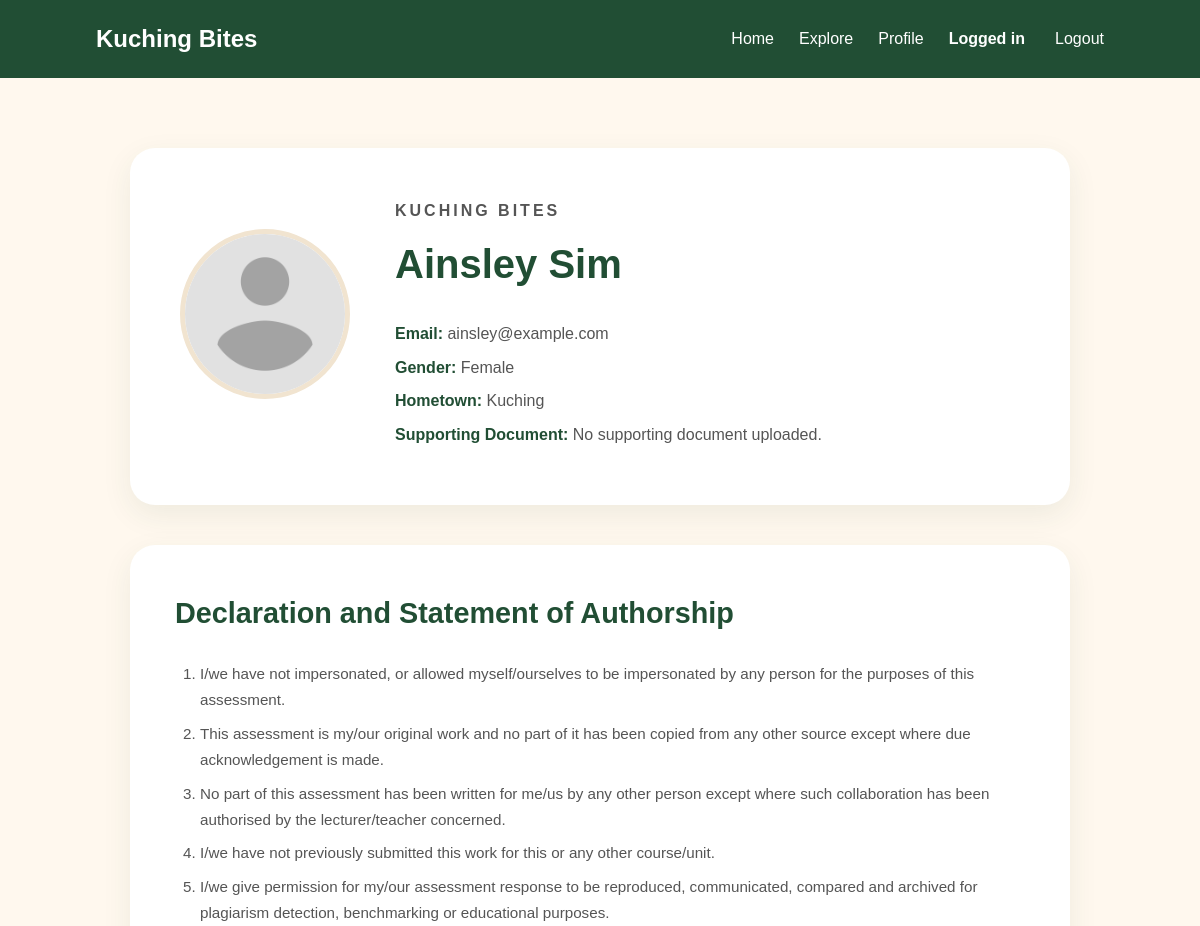
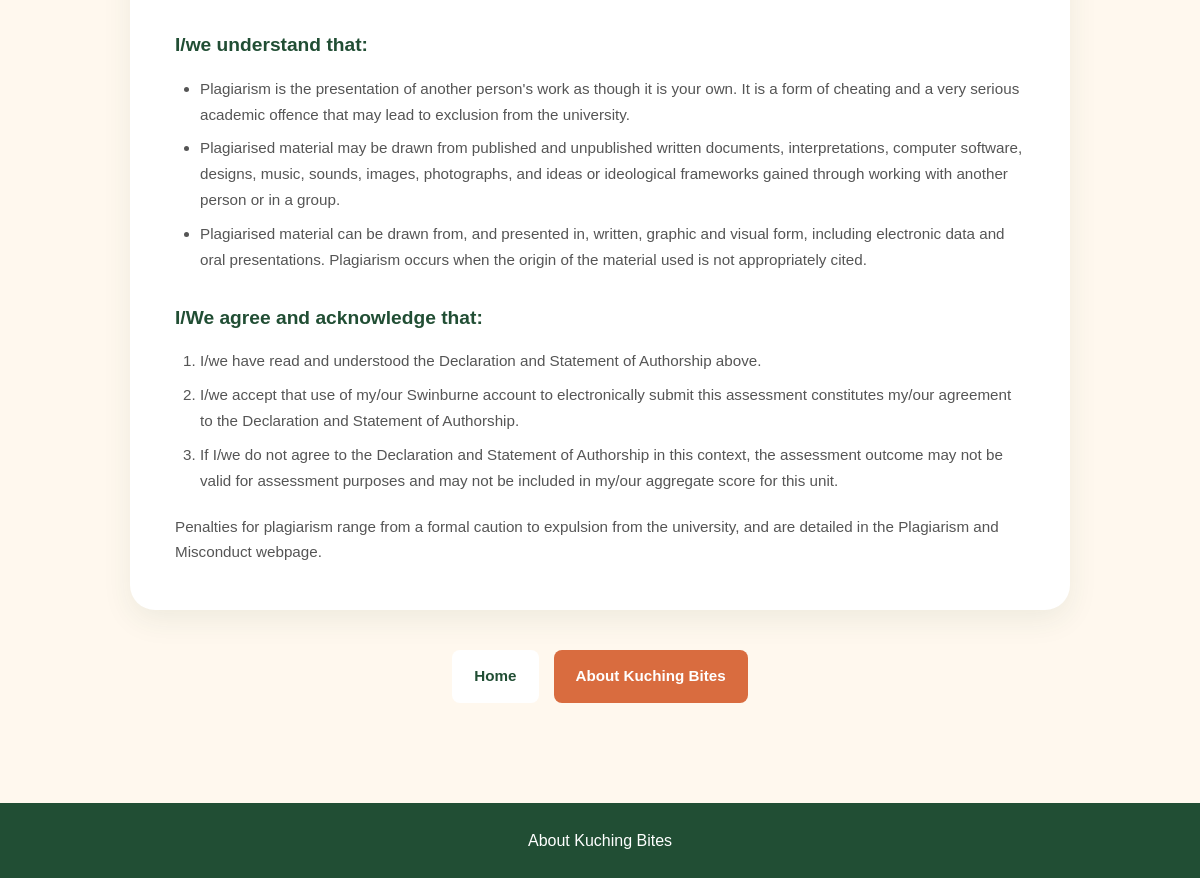
/profile.php (signed in), run on the app's committed database (2 pictures, top to bottom).
### tables this page shows
CREATE TABLE `user_table` (
  `email` varchar(50) NOT NULL,
  `first_name` varchar(50) NOT NULL,
  `last_name` varchar(50) NOT NULL,
  `dob` date DEFAULT NULL,
  `gender` varchar(6) NOT NULL,
  `hometown` varchar(50) NOT NULL,
  `profile_image` varchar(100) DEFAULT NULL,
  `supporting_document` varchar(100) DEFAULT NULL
);

### profile.php (the view, shortened to what this page needs)
<?php
require_once "db.php";
$email = $_SESSION["email"];
$sql = "SELECT first_name, last_name, email, gender, hometown,
               profile_image, supporting_document
        FROM user_table
        WHERE email = ?";
$stmt = $conn->prepare($sql);
$stmt->bind_param("s", $email);
$stmt->execute();
$result = $stmt->get_result();
$user = $result->fetch_assoc();
$name = htmlspecialchars(
    $user["first_name"] . " " . $user["last_name"],
    ENT_QUOTES,
    "UTF-8"
);
$userEmail = htmlspecialchars($user["email"], ENT_QUOTES, "UTF-8");
$gender = htmlspecialchars($user["gender"], ENT_QUOTES, "UTF-8");
$hometown = htmlspecialchars($user["hometown"], ENT_QUOTES, "UTF-8");
$profileImage = !empty($user["profile_image"])
    ? $user["profile_image"]
    : "image/defaultprofile.png";
$profileImage = htmlspecialchars(
    $profileImage,
    ENT_QUOTES,
    "UTF-8"
);
$supportingDocument = $user["supporting_document"] ?? "";
$hasSupportingDocument = (
    !empty($supportingDocument) &&
    strpos($supportingDocument, "resume/") === 0 &&
    is_file(__DIR__ . "/" . $supportingDocument)
);
$supportingDocument = htmlspecialchars(
    $supportingDocument,
    ENT_QUOTES,
    "UTF-8"
);
?>
<!DOCTYPE html>
<html lang="en">
<head>
    <link
        rel="stylesheet"
        href="style/style.css?v=1"
    >
</head>
<body>
    <header class="navbar">
        <h1 class="logo">
            Kuching Bites
        </h1>
        <nav>
            <a href="index.php">Home</a>
            <a href="main_menu.php">Explore</a>
            <a href="profile.php">Profile</a>
            <span class="nav-user">
                Logged in
            </span>
            <a href="logout.php">
                Logout
            </a>
        </nav>
    </header>
    <main>
        <section class="profile-page">
            <div class="profile-header">
                <div class="profile-photo-container">
                    <div class="profile-photo">
                        <img
                            id="profile-slideshow"
                            src="<?php echo $profileImage; ?>"
                            alt="Profile photo of <?php echo $name; ?>"
                        >
                    </div>
                </div>
                <div class="profile-information">
                    <p class="section-label">
                        KUCHING BITES
                    </p>
                    <h2>
                        <?php echo $name; ?>
                    </h2>
                    <p>
                        <strong>
                            Email:
                        </strong>
                        <?php echo $userEmail; ?>
                    </p>
                    <p>
                        <strong>
                            Gender:
                        </strong>
                        <?php echo $gender; ?>
                    </p>
                    <p>
                        <strong>
                            Hometown:
                        </strong>
                        <?php echo $hometown; ?>
                    </p>
                    <p>
                        <strong>
                            Supporting Document:
                        </strong>
                        <?php if ($hasSupportingDocument): ?>
                            <a
                                href="<?php echo $supportingDocument; ?>"
                                class="btn btn-primary"
                                target="_blank"
                                rel="noopener noreferrer"
                            >
                                View Supporting Document
                            </a>
                        <?php else: ?>
                            <span>
                                No supporting document uploaded.
                            </span>
                        <?php endif; ?>
                    </p>
                </div>
            </div>
            <section class="integrity">
                <h2>
                    Declaration and Statement of Authorship
                </h2>
                <ol>
                    <li>
                        I/we have not impersonated, or allowed myself/ourselves to be impersonated by any person for the purposes of this assessment.
                    </li>
                    <li>
                        This assessment is my/our original work and no part of it has been copied from any other source except where due acknowledgement is made.
                    </li>
                    <li>
                        No part of this assessment has been written for me/us by any other person except where such collaboration has been authorised by the lecturer/teacher concerned.
                    </li>
                    <li>
                        I/we have not previously submitted this work for this or any other course/unit.
                    </li>
                    <li>
                        I/we give permission for my/our assessment response to be reproduced, communicated, compared and archived for plagiarism detection, benchmarking or educational purposes.
                    </li>
                </ol>
                <h3>
                    I/we understand that:
                </h3>
                <ul>
                    <li>
                        Plagiarism is the presentation of another person's work as though it is your own. It is a form of cheating and a very serious academic offence that may lead to exclusion from the university.
                    </li>
                    <li>
                        Plagiarised material may be drawn from published and unpublished written documents, interpretations, computer software, designs, music, sounds, images, photographs, and ideas or ideological frameworks gained through working with another person or in a group.
                    </li>
                    <li>
                        Plagiarised material can be drawn from, and presented in, written, graphic and visual form, including electronic data and oral presentations. Plagiarism occurs when the origin of the material used is not appropriately cited.
                    </li>
                </ul>
                <h3>
                    I/We agree and acknowledge that:
                </h3>
                <ol>
                    <li>
                        I/we have read and understood the Declaration and Statement of Authorship above.
                    </li>
                    <li>
                        I/we accept that use of my/our Swinburne account to electronically submit this assessment constitutes my/our agreement to the Declaration and Statement of Authorship.
                    </li>
                    <li>
                        If I/we do not agree to the Declaration and Statement of Authorship in this context, the assessment outcome may not be valid for assessment purposes and may not be included in my/our aggregate score for this unit.
                    </li>
                </ol>
                <p>
                    Penalties for plagiarism range from a formal caution to expulsion from the university, and are detailed in the Plagiarism and Misconduct webpage.
                </p>
            </section>
            <div class="profile-links">
                <a
                    href="index.php"
                    class="btn btn-secondary"
                >
                    Home
                </a>
                <a
                    href="about.php"
                    class="btn btn-primary"
                >
                    About Kuching Bites
                </a>
            </div>
        </section>
    </main>
    <footer>
        <a href="about.php">
            About Kuching Bites
        </a>
    </footer>
</body>
</html>

### style/style.css (style rules this page uses)
* { box-sizing: border-box; margin: 0; padding: 0; }
body { font-family: Arial, sans-serif; background-color: #fff8ee; color: #242424; line-height: 1.6; min-height: 100vh; display: flex; flex-direction: column; }
main { flex: 1; }
.navbar { display: flex; justify-content: space-between; align-items: center; padding: 20px 8%; background-color: #214e34; }
.logo { color: white; font-size: 1.5rem; }
.navbar nav { display: flex; gap: 25px; }
.navbar a { color: white; text-decoration: none; }
.btn { display: inline-block; padding: 12px 24px; border-radius: 8px; text-decoration: none; font-weight: bold; transition: transform 0.25s ease, box-shadow 0.25s ease, background-color 0.25s ease; }
.btn-primary { background-color: #d96c3f; color: white; }
.btn-secondary { background-color: white; color: #214e34; }
footer { padding: 25px; text-align: center; background-color: #214e34; }
footer a { color: white; text-decoration: none; }
.profile-page { max-width: 1000px; margin: 0 auto; padding: 70px 30px 80px; }
.profile-header { background-color: white; padding: 50px; border-radius: 25px; display: flex; align-items: center; gap: 45px; margin-bottom: 40px; box-shadow: 0 10px 30px rgba(33, 78, 52, 0.08); }
.profile-photo { width: 170px; height: 170px; margin: 0 auto 25px; border-radius: 50%; overflow: hidden; border: 5px solid #f1e4d0; }
.profile-photo img { width: 100%; height: 100%; object-fit: cover; display: block; }
.profile-information { flex: 1; }
.section-label { color: #d96c3f; font-size: 0.75rem; font-weight: bold; letter-spacing: 3px; margin-bottom: 12px; }
.profile-information h2 { color: #214e34; font-size: 2.5rem; margin-bottom: 25px; }
.profile-information p { color: #555; font-size: 1rem; line-height: 1.6; margin-bottom: 8px; }
.profile-information strong { color: #214e34; }
.integrity { background-color: white; padding: 45px; border-radius: 25px; margin-bottom: 40px; box-shadow: 0 10px 30px rgba(33, 78, 52, 0.08); }
.integrity h2 { color: #214e34; font-size: 1.8rem; margin-bottom: 25px; }
.integrity h3 { color: #214e34; font-size: 1.2rem; margin-top: 30px; margin-bottom: 15px; }
.integrity ol, .integrity ul { padding-left: 25px; }
.integrity li { color: #555; font-size: 0.95rem; line-height: 1.7; margin-bottom: 8px; }
.integrity p { color: #555; font-size: 0.95rem; line-height: 1.7; margin-top: 20px; }
.profile-links { display: flex; justify-content: center; gap: 15px; flex-wrap: wrap; margin-bottom: 20px; }
.profile-links .btn { display: inline-block; padding: 14px 25px; border-radius: 8px; text-decoration: none; font-weight: bold; transition: 0.2s ease; }
.profile-links .btn-primary { background-color: #d96c3f; color: white; }
.profile-links .btn-secondary { background-color: white; color: #214e34; border: 1px solid #e5e5e5; }
.profile-links { display: flex; justify-content: center; align-items: center; gap: 15px; margin-top: 30px; }
.profile-links .btn { display: inline-block; padding: 14px 22px; border-radius: 8px; font-size: 0.95rem; font-weight: bold; text-decoration: none; cursor: pointer; box-sizing: border-box; }
.profile-links .btn-primary { background-color: #d96c3f; color: white; border: none; }
.profile-links .btn-secondary { background-color: white; color: #214e34; border: none; }
.nav-user { color: white; font-weight: 600; margin-right: 5px; }

### data on the page
user_table: name "Ainsley Sim", email "ainsley@example.com", gender "Female", hometown "Kuching"
